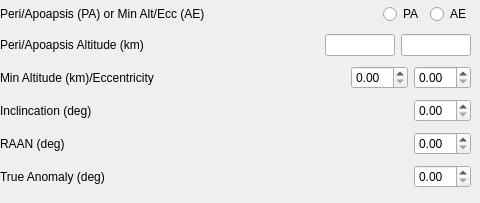
      <widget class="QWidget" name="orbCentTypeTabKep">
       <attribute name="title">
        <string>Keplerian</string>
       </attribute>
       <widget class="QWidget" name="verticalLayoutWidget_6">
        <property name="geometry">
         <rect>
          <x>0</x>
          <y>0</y>
          <width>471</width>
          <height>194</height>
         </rect>
        </property>
        <layout class="QVBoxLayout" name="verticalLayout_6">
         <item>
          <layout class="QHBoxLayout" name="horizontalLayout_16">
           <item>
            <widget class="QLabel" name="label_10">
             <property name="text">
              <string>Peri/Apoapsis (PA) or Min Alt/Ecc (AE)</string>
             </property>
            </widget>
           </item>
           <item>
            <spacer name="horizontalSpacer_15">
             <property name="orientation">
              <enum>Qt::Horizontal</enum>
             </property>
             <property name="sizeHint" stdset="0">
              <size>
               <width>40</width>
               <height>20</height>
              </size>
             </property>
            </spacer>
           </item>
           <item>
            <widget class="QRadioButton" name="radioButton_2">
             <property name="text">
              <string>PA</string>
             </property>
            </widget>
           </item>
           <item>
            <widget class="QRadioButton" name="radioButton">
             <property name="text">
              <string>AE</string>
             </property>
            </widget>
           </item>
          </layout>
         </item>
         <item>
          <layout class="QHBoxLayout" name="horizontalLayout_18">
           <item>
            <widget class="QLabel" name="label_11">
             <property name="text">
              <string>Peri/Apoapsis Altitude (km)</string>
             </property>
            </widget>
           </item>
           <item>
            <spacer name="horizontalSpacer_16">
             <property name="orientation">
              <enum>Qt::Horizontal</enum>
             </property>
             <property name="sizeHint" stdset="0">
              <size>
               <width>40</width>
               <height>20</height>
              </size>
             </property>
            </spacer>
           </item>
           <item>
            <widget class="QLineEdit" name="orbCentKepPeriAlt">
             <property name="minimumSize">
              <size>
               <width>70</width>
               <height>0</height>
              </size>
             </property>
             <property name="maximumSize">
              <size>
               <width>70</width>
               <height>16777215</height>
              </size>
             </property>
            </widget>
           </item>
           <item>
            <widget class="QLineEdit" name="orbCentKepPeriAlt_2">
             <property name="minimumSize">
              <size>
               <width>70</width>
               <height>0</height>
              </size>
             </property>
             <property name="maximumSize">
              <size>
               <width>70</width>
               <height>16777215</height>
              </size>
             </property>
            </widget>
           </item>
          </layout>
         </item>
         <item>
          <layout class="QHBoxLayout" name="horizontalLayout_19">
           <item>
            <widget class="QLabel" name="label_12">
             <property name="text">
              <string>Min Altitude (km)/Eccentricity</string>
             </property>
            </widget>
           </item>
           <item>
            <spacer name="horizontalSpacer_17">
             <property name="orientation">
              <enum>Qt::Horizontal</enum>
             </property>
             <property name="sizeHint" stdset="0">
              <size>
               <width>40</width>
               <height>20</height>
              </size>
             </property>
            </spacer>
           </item>
           <item>
            <widget class="QDoubleSpinBox" name="orbCentKepMinAlt"/>
           </item>
           <item>
            <widget class="QDoubleSpinBox" name="orbCentKepEcc"/>
           </item>
          </layout>
         </item>
         <item>
          <layout class="QHBoxLayout" name="horizontalLayout_23">
           <item>
            <widget class="QLabel" name="label_16">
             <property name="text">
              <string>Inclincation (deg)</string>
             </property>
            </widget>
           </item>
           <item>
            <spacer name="horizontalSpacer_21">
             <property name="orientation">
              <enum>Qt::Horizontal</enum>
             </property>
             <property name="sizeHint" stdset="0">
              <size>
               <width>40</width>
               <height>20</height>
              </size>
             </property>
            </spacer>
           </item>
           <item>
            <widget class="QDoubleSpinBox" name="orbCentKepInc"/>
           </item>
          </layout>
         </item>
         <item>
          <layout class="QHBoxLayout" name="horizontalLayout_24">
           <item>
            <widget class="QLabel" name="label_17">
             <property name="text">
              <string>RAAN (deg)</string>
             </property>
            </widget>
           </item>
           <item>
            <spacer name="horizontalSpacer_22">
             <property name="orientation">
              <enum>Qt::Horizontal</enum>
             </property>
             <property name="sizeHint" stdset="0">
              <size>
               <width>40</width>
               <height>20</height>
              </size>
             </property>
            </spacer>
           </item>
           <item>
            <widget class="QDoubleSpinBox" name="orbCentKepRAAN"/>
           </item>
          </layout>
         </item>
         <item>
          <layout class="QHBoxLayout" name="horizontalLayout_25">
           <item>
            <widget class="QLabel" name="label_18">
             <property name="text">
              <string>True Anomaly (deg)</string>
             </property>
            </widget>
           </item>
           <item>
            <spacer name="horizontalSpacer_23">
             <property name="orientation">
              <enum>Qt::Horizontal</enum>
             </property>
             <property name="sizeHint" stdset="0">
              <size>
               <width>40</width>
               <height>20</height>
              </size>
             </property>
            </spacer>
           </item>
           <item>
            <widget class="QDoubleSpinBox" name="orbCentKepTA"/>
           </item>
          </layout>
         </item>
        </layout>
       </widget>
      </widget>
